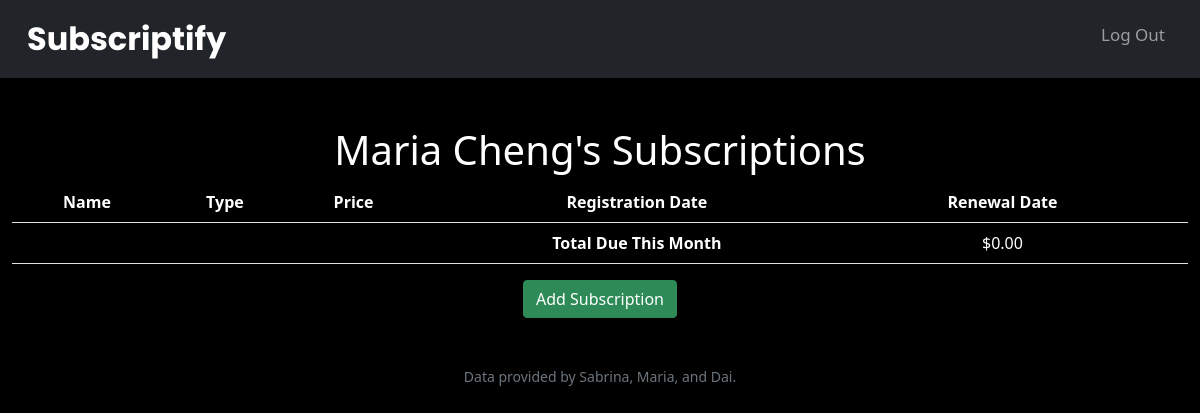
The page / (signed in) on the database as committed earlier.
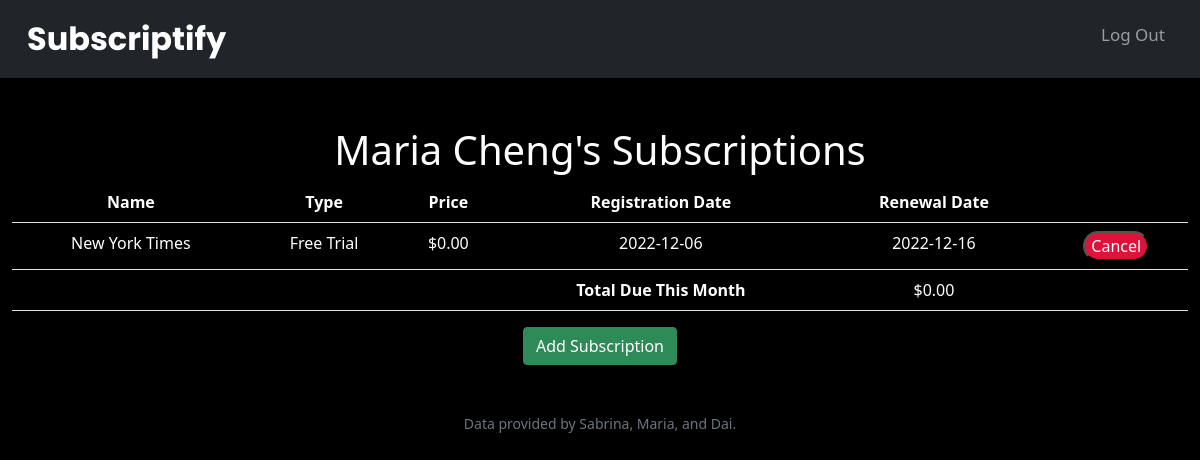
The same page on the database as committed later.
### tables this page shows
CREATE TABLE users (
id INTEGER NOT NULL,
firstname TEXT NOT NULL,
lastname TEXT NOT NULL,
email TEXT NOT NULL,
hash TEXT NOT NULL, code TEXT, verified BOOLEAN,
PRIMARY KEY(id)
);

CREATE TABLE transactions (
id INTEGER NOT NULL,
user_id INTEGER NOT NULL,
name TEXT NOT NULL,
type TEXT NOT NULL,
price NUMERIC NOT NULL,
reg_date DATETIME NOT NULL,
cancelled BOOLEAN NOT NULL,
PRIMARY KEY(id),
FOREIGN KEY (user_id) REFERENCES users(id)
);

### app.py (the view, shortened to what this page needs)
@app.route("/")
@login_required
def index():
    firstnames = db.execute("SELECT firstname FROM users WHERE id = ?", session["user_id"])
    lastnames = db.execute("SELECT lastname FROM users WHERE id = ?", session["user_id"])
    first_name = firstnames[0]["firstname"]
    last_name = lastnames[0]["lastname"]
    transactions_db = db.execute("SELECT * FROM transactions WHERE user_id = ? AND cancelled = ?", session["user_id"], 0)
    total = 0
    user_verified = db.execute("SELECT verified FROM users WHERE id = ?", session["user_id"])
    user_verified_bool = user_verified[0]["verified"]
    if user_verified_bool == 0:
            return apology("User not verified", 400)
    for entry in transactions_db:
        reg_date = datetime.strptime(entry["reg_date"],'%Y-%m-%d %H:%M:%S')
        ren_date = datetime.strptime(entry["reg_date"],'%Y-%m-%d %H:%M:%S')
        entry["ren_date"] = ren_date
        if entry["type"] == "Monthly":
            while ren_date < datetime.now():
                if ren_date.month == 12:
                    new_month = 1
                    new_year = ren_date.year + 1
                else:
                    new_month = ren_date.month + 1
                    new_year = ren_date.year
                if new_month == 2 and (reg_date.day == 29 or reg_date.day == 30 or reg_date.day == 31):
                    ren_date = ren_date.replace(month = new_month, year = new_year, day = 28)
                elif (new_month == 4 or new_month == 6 or new_month == 9 or new_month == 11) and (reg_date.day == 31):
                    ren_date = ren_date.replace(month = new_month, year = new_year, day = 30)
                else:
                    ren_date = ren_date.replace(month = new_month, year = new_year, day = reg_date.day)
            entry["ren_date"] = ren_date
            total += entry["price"]
        else:
            entry["ren_date"] = ren_date + timedelta(days = int(entry["type"]))
            entry["type"] = "Free Trial"
        entry["reg_date"] = datetime.strptime(entry["reg_date"],'%Y-%m-%d %H:%M:%S').date()
        entry["ren_date"] = entry["ren_date"].date()
    return render_template("index.html", firstname=first_name, lastname=last_name, transactions=transactions_db, total=total)

### app.py (called while the page is built)
@app.after_request
def after_request(response):
    response.headers["Cache-Control"] = "no-cache, no-store, must-revalidate"
    response.headers["Expires"] = 0
    response.headers["Pragma"] = "no-cache"
    return response

### helpers.py (called while the page is built)
def login_required(f):
    @wraps(f)
    def decorated_function(*args, **kwargs):
        if session.get("user_id") is None:
            return redirect("/login")
        return f(*args, **kwargs)
    return decorated_function\

def usd(value):
    return f"${value:,.2f}"

### sql.py (called while the page is built, shortened)
def _enable_logging(f):
    import logging
    import functools
    import os
    @functools.wraps(f)
    def decorator(*args, **kwargs):
        try:
            import flask
        except ModuleNotFoundError:
            return f(*args, **kwargs)
        disabled = logging.getLogger("cs50").disabled
        if flask.current_app and os.getenv("FLASK_ENV") == "development":
            logging.getLogger("cs50").disabled = False
        try:
            return f(*args, **kwargs)
        finally:
            logging.getLogger("cs50").disabled = disabled
    return decorator

def _parse_placeholder(token):
    import re
    import sqlparse
    if not isinstance(token, sqlparse.sql.Token) or token.ttype != sqlparse.tokens.Name.Placeholder:
        raise TypeError()
    if token.value == "?":
        return "qmark", None

    def _disconnect(self):
        if hasattr(_data, self._name()):
            getattr(_data, self._name()).close()
            delattr(_data, self._name())

    def _name(self):
        return str(hash(self))

        def connect(dbapi_connection, connection_record):
            if type(dbapi_connection) is sqlite3.Connection:  # If back end is sqlite
                cursor = dbapi_connection.cursor()
                cursor.execute("PRAGMA foreign_keys=ON")
                cursor.close()

### templates/index.html (shortened to what this page needs)
{% extends "layout.html" %}
{% block main %}
<h1>{{ firstname }} {{ lastname }}'s Subscriptions</h1>
        <table class="table">
            <tr>
                <th>Name</th>
                <th>Type</th>
                <th>Price</th>
                <th>Registration Date</th>
                <th>Renewal Date</th>
                <th></th>
            </tr>
            {% for entry in transactions %}
            <div class="container">
                <tr>
                    <td>{{ entry['name'] }}</td>
                    <td>{{ entry['type'] }}</td>
                    <td>{{ entry['price'] | usd }}</td>
                    <td>{{ entry['reg_date'] }}</td>
                    <td>{{ entry['ren_date'] }}</td>
                    <td>
                        <button class="cancel" onclick="openPopup()">Cancel</button>
                    </td>
                </tr>
            {% endfor %}
            <tr>
                <td></td>
                <td></td>
                <td></td>
                <td><strong>Total Due This Month</strong></td>
                <td>{{ total | usd }}</td>
                <td></td>
            </tr>
        </table>
        <a href="/add"><button class="btn btn-primary" type="submit">Add Subscription</button></a>
{% endblock %}

### templates/layout.html (shortened to what this page needs)
<!DOCTYPE html>
<html lang="en">
    <head>
        <link href="https://cdn.jsdelivr.net/npm/bootstrap@5.1.3/dist/css/bootstrap.min.css" rel="stylesheet">
        <link rel="stylesheet"  href="/static/styles.css"/>
    </head>
    <body>
       <nav class = "bg-dark navbar navbar-expand-md navbar-dark">
            <div class="container-fluid">
                <a class="navbar-brand" href="/"><span class="white">Subscriptify</span>
                <div class="collapse navbar-collapse">
                    {% if session["user_id"] %}
                        <ul class="navbar-nav ms-auto mb-2">
                            <li class="nav-item"><a class="nav-link" href="/logout">Log Out</a></li>
                        </ul>
                    {% else %}
                        <ul class="navbar-nav ms-auto mb-2">
                            <li class="nav-item"><a class="nav-link" href="/register">Register</a></li>
                            <li class="nav-item"><a class="nav-link" href="/login">Log In</a></li>
                        </ul>
                    {% endif %}
                </div>
            </div>
        </nav>
        <main class="container-fluid py-5 text-center">
            {% block main %}{% endblock %}
        </main>
        <footer class="mb-5 small text-center text-muted">
            Data provided by Sabrina, Maria, and Dai.
        </footer>
    </body>
</html>

### static/styles.css (style rules this page uses)
nav { padding: 15px 15px; background-color:black; }
.nav-item { text-align: center; }
ul { display:inline; }
.white { color:white; font-size: xx-large; font-weight: bold; font-family: Poppins, sans-serif; text-decoration:none; }
body { color: white; background-color: black; }
.table { color:white; }
a { text-decoration: none; }
.btn { background-color:seagreen; border-color:seagreen; text-decoration: none; }
.cancel { background-color:crimson; color:white; border-radius: 30px; }
.navbar-nav a { float: left; text-align: center; padding: 14px 16px; text-decoration: none; font-size: 17px; }

Rows that differ between the two databases and show on the page:
added transactions: name "New York Times", type "Free Trial", price "$0.00", reg_date "2022-12-06", ren_date "2022-12-16"
